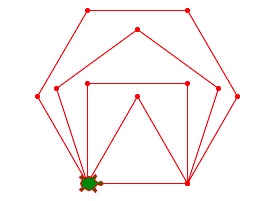

Recreate this plot in Python.
# multiple nested polygons
import turtle

for n in range(3, 7):
    for i in range(n):
        turtle.forward(100)
        turtle.dot()
        turtle.left(360/n)

turtle.done()
